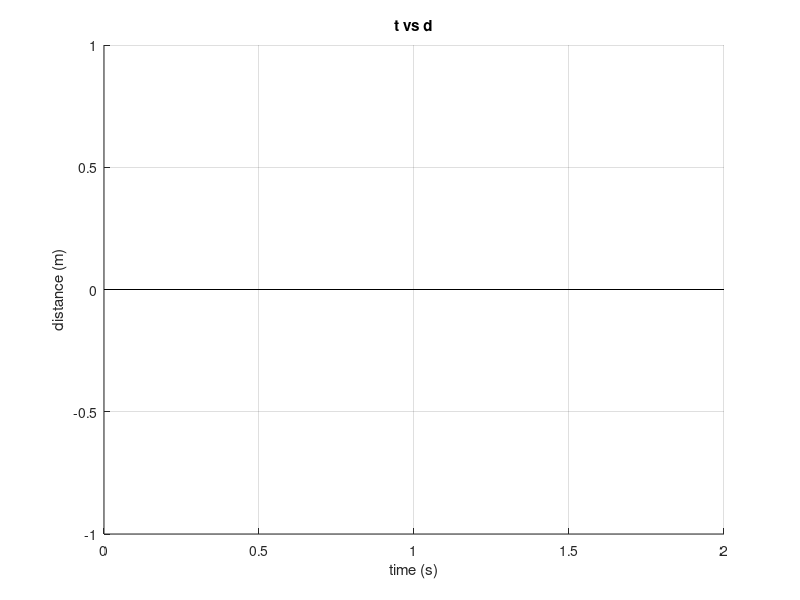
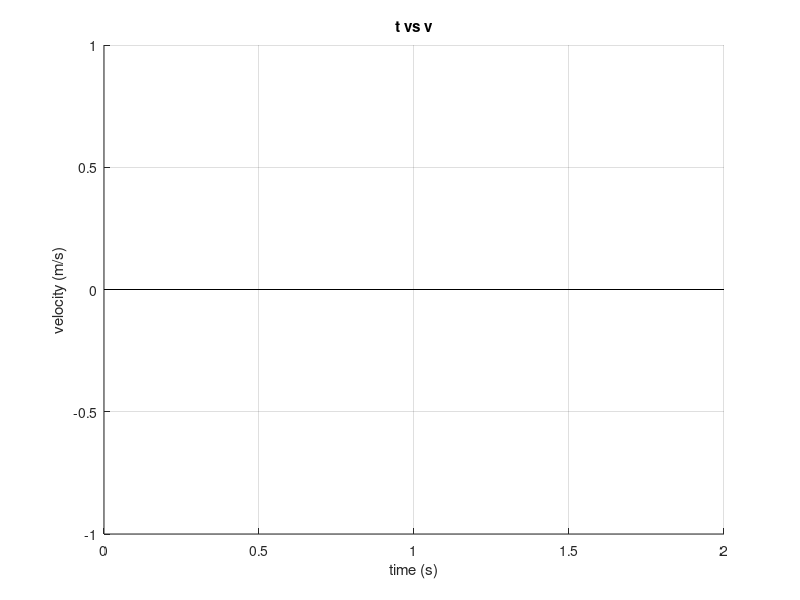
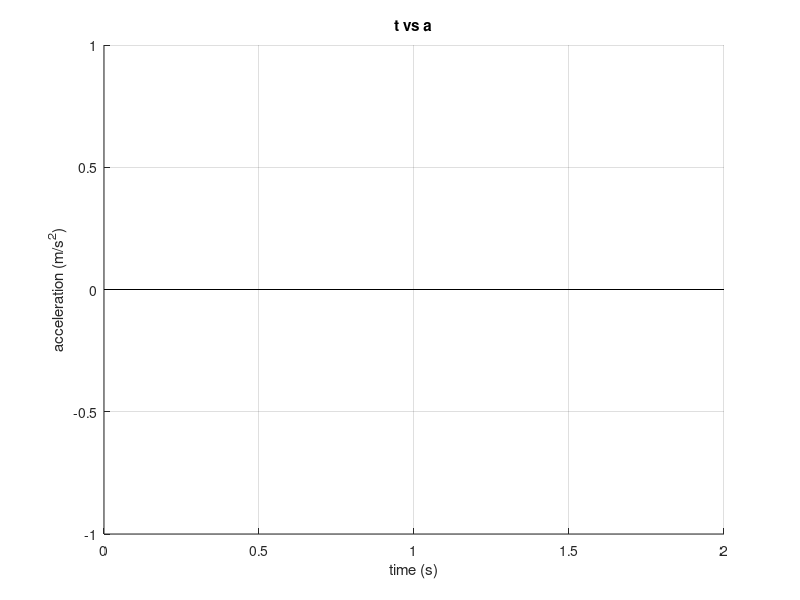

Write MATLAB code to recreate these figures, in order. (Note: this script raises an error after producing the figures.)
clc;
fprintf('\n### ----- Start run.m ----- ###\n');

figure(1);
line([0 2],[0 0],'color','black');
grid on;
title('t vs d'); xlabel('time (s)'); ylabel('distance (m)');

figure(2);
line([0 2],[0 0],'color','black');
grid on;
title('t vs v'); xlabel('time (s)'); ylabel('velocity (m/s)');

figure(3);
line([0 2],[0 0],'color','black');
grid on;
title('t vs a'); xlabel('time (s)'); ylabel('acceleration (m/s^2)');

plot_style = ["b","rs","m^","kx","g+","c*","y."];

loop = 1; Nth_loop = 1;

while loop
  fprintf('\n# ----- Start %d th loop ----- # \n\n',Nth_loop);
  clear beta; clear gamma; clear dt;
  clear t; clear d; clear v; clear a;

  str = 'Input beta: ';
  beta=input(str);
  str = 'Input gamma: ';
  gamma=input(str);
  str = 'Input dt: ';
  dt=input(str);

  [t,d,v,a] = newmark(beta,gamma,dt);

  % ----- plotting ----- %
  figure(1);
  hold on;
  plot_d(Nth_loop)=scatter(t,d,plot_style(Nth_loop),'DisplayName',['\beta=',num2str(beta),', \gamma=',num2str(gamma),', \Deltat=',num2str(dt)]);

  figure(2);
  hold on;
  plot_v(Nth_loop)=scatter(t,v,plot_style(Nth_loop),'DisplayName',['\beta=',num2str(beta),', \gamma=',num2str(gamma),', \Deltat=',num2str(dt)]);

  figure(3);
  hold on;
  plot_a(Nth_loop)=scatter(t,a,plot_style(Nth_loop),'DisplayName',['\beta=',num2str(beta),', \gamma=',num2str(gamma),', \Deltat=',num2str(dt)]);

  Nth_loop = Nth_loop + 1;

  str = '\nDo you want to repeat a loop? [yes:1/no:0] ';
  loop = input(str);
  fprintf('\n');
end;

figure(1); legend(plot_d(1:Nth_loop-1)); legend boxoff;
figure(2); legend(plot_v(1:Nth_loop-1)); legend boxoff;
figure(3); legend(plot_a(1:Nth_loop-1)); legend boxoff;

saveas(figure(1),'distance.png');
saveas(figure(2),'velocity.png');
saveas(figure(3),'acceleration.png');

fprintf('# ===== SUCCESS ===== #\n\n');
quit;
